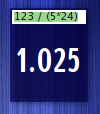

This chart was generated by the following Python code:
#!/usr/bin/python

from __future__ import division # this makes the division operator always return a float
import gtk
import pango
import cairo
from optparse import OptionParser

MAX_FONTSIZE = 40
MIN_FONTSIZE = 7

VERSION = "0.1"
APP_NAME = "RCW"
AUTHORS = ["Ryan Roemmich <ryan@roemmich.org>"]
WEBSITE = "http://github.com/ralfonso/rcw/tree/"


class RCW(object):
    def __init__(self,options):
        self.options = options
        self.window = gtk.Window()

        self.window.connect("delete_event", self.delete_event)
        self.window.connect('expose-event', self.expose)
        self.window.connect('screen-changed', self.screen_changed)
        self.window.set_resizable(False)

        self.window.set_type_hint(gtk.gdk.WINDOW_TYPE_HINT_UTILITY)
        self.window.set_decorated(False)
        self.window.set_skip_taskbar_hint(True)
        self.window.set_skip_pager_hint(True)
        self.window.set_app_paintable(True)

        try:
            self.bg_rgb = gtk.gdk.color_parse(self.options.bgcolor)
        except ValueError:
            if options.debug:
                print "unable to parse bgcolor name, setting background to black"
            self.bg_rgb = gtk.gdk.color_parse('#000000')

        self.window.modify_bg(gtk.STATE_NORMAL,self.bg_rgb)

        self.vbox = gtk.VBox()
        self.window.add(self.vbox)

        self.entry = CalcEntry('0123456789+-/*. ()',max=100)
        self.entry.set_width_chars(10)
        self.entry.connect("activate", self.enter_callback, self.entry)
        self.entry.set_has_frame(False)
        self.vbox.pack_start(self.entry,expand=False,fill=False)

        self.label = gtk.Label()
        self.label.set_use_markup(True)
        self.font_desc = pango.FontDescription("%s %s" % (self.options.font,MAX_FONTSIZE))
        markup = '<span font_desc="%s" color="%s">%s</span>' % (self.font_desc,self.options.text_color,0)
        self.label.set_markup(markup)
        self.label.set_alignment(0.5,0.5)
        self.label.set_justify(gtk.JUSTIFY_CENTER)

        # we have to put the label in an event box in case we want to trap events
        self.ebox = gtk.EventBox()         
        self.ebox.set_events(gtk.gdk.BUTTON_PRESS_MASK)
        self.ebox.connect("button_press_event",self.mouse_press)
        self.ebox.set_visible_window(False)
        self.ebox.add(self.label)
        self.vbox.pack_start(self.ebox,expand=True,padding=5)

        # run this once to set the colormap
        self.screen_changed(self.window)

        ## Menu
        self.popup_menu = gtk.Menu()
        menuitem = gtk.ImageMenuItem (gtk.STOCK_ABOUT)
        menuitem.connect("activate", self.about)
        self.popup_menu.add(menuitem)
        menuitem = gtk.ImageMenuItem (gtk.STOCK_QUIT)
        menuitem.connect("activate", gtk.main_quit)
        self.popup_menu.add(menuitem)
        self.popup_menu.show_all()

        if self.options.stick:
            self.window.stick()

        self.window.set_border_width(2)


    def position(self):
        edge = self.options.edge.split('_')
        edge_gap_x = self.options.edge_gap_x
        edge_gap_y = self.options.edge_gap_y

        width, height = self.window.get_size()

        if edge[0] == 'top':
            y = edge_gap_y
        else:
            y = gtk.gdk.screen_height() - height - edge_gap_y

        if edge[1] == 'left':
            x = edge_gap_x
        elif edge[1] == 'center':
            x = (gtk.gdk.screen_width() - width) / 2
        else:
            x = gtk.gdk.screen_width() - width - edge_gap_x

        self.window.move(x, y)

    def expose(self, widget, event=None):
        # signal handler for expose. called every time the window needs to be redrawn. with alpha!

        cr = self.window.window.cairo_create()
        if self.window.is_composited() == True and self.options.opacity < 100:
            #cairo colors need to be between 0 and 1
            red = float(self.bg_rgb.red) / 256 / 256
            green = float(self.bg_rgb.green) / 256 / 256
            blue = float(self.bg_rgb.blue) / 256 / 256

            cr.set_source_rgba(red,green,blue,float(self.options.opacity)/100)
            # Draw the background
            cr.set_operator(cairo.OPERATOR_SOURCE)
            cr.paint()

        return False

    def show(self):
        self.window.show_all()
        self.width,self.height = self.window.get_size()
        self.window.set_geometry_hints(None,min_height=self.height)

    def delete_event(self, widget, event, data=None):
        gtk.main_quit()
        return False

    def screen_changed(self, widget, old_screen=None):
        # dunno if we need to do this every time.
        screen = widget.get_screen()
        colormap = screen.get_rgba_colormap()
        if colormap == None:
            colormap = screen.get_rgb_colormap()

        widget.set_colormap(colormap)
        return False

    def enter_callback(self,widget,entry):
        # signal handler for when the user presses enter

        text = entry.get_text()
        try:
            # we can run eval() here because user input can ALWAYS be trusted, right?  right?
            result = eval(text)
        except SyntaxError:
            return

        # get a pango context for the label and test the size for the new result
        # if it's too wide for the window, continue to make the font smaller until it fits
        context = self.label.get_pango_context()
        layout = pango.Layout(context)

        for point_size in reversed(range(MIN_FONTSIZE,MAX_FONTSIZE+1)):
            self.font_desc.set_size(point_size * pango.SCALE)

            markup = '<span font_desc="%s" color="%s">%s</span>' % (self.font_desc,self.options.text_color,result)
            layout.set_markup(markup)
            width,height = layout.get_pixel_size()

            # 20% fudge factor
            if float(width) * 1.2 <= self.width:
                break

        self.label.set_markup(markup)

        #always highlight the entire expression after the user presses enter
        self.entry.select_region(0,-1)

    def mouse_press(self,window,event):
        if event.button == 3:
            self.popup_menu.popup(None, None, None, event.button, event.time)

    def about(self, widget=None, data=None):
        dlg = gtk.AboutDialog()
        dlg.set_version(VERSION)
        dlg.set_name(APP_NAME)

        dlg.set_authors(AUTHORS)
        dlg.set_website(WEBSITE)

        def close(w, res):
            if res == gtk.RESPONSE_CANCEL:
                w.hide()

        dlg.connect("response", close)
        dlg.show()       

class CalcEntry(gtk.Entry):
    def __init__(self, allowed_chars,**kwargs):
        gtk.Entry.__init__(self,**kwargs)
        self.allowed_chars = allowed_chars
        self.connect("changed", self.check_char, None)

    def check_char(self, widget, string, *args):
        """signal handler for any sort of input.  we have to check the entire expression rather 
           than just the last character because the user might have copy/pasted 
           something like 'gtk.main_quit()' ;) """

        for pos,char in enumerate(widget.get_chars(0,-1)):
            if char not in self.allowed_chars:
                widget.select_region(pos, pos + 1)
                widget.delete_selection()

def main():
    edges = [ 'top_left', 'top_center', 'top_right', 'bottom_left', 'bottom_center', 'bottom_right' ] 

    usage = "usage: %prog [options]"
    parser = OptionParser(usage=usage)

    parser.add_option('-f','--font',dest='font',
                      help="select the font to use for the display. ex: 'bitstream vera sans','monospace','sans'",
                      default="sans")
                          
    parser.add_option('--bgcolor',dest='bgcolor',default='#050050',
                          help='set the background color')
    parser.add_option('--color',dest='text_color',default='white',                          
                          help='set the text color')
    parser.add_option('-o','--opacity',dest='opacity',type="int",default=100,
                          help='set the opacity between 0 and 100')
    parser.add_option('-d', "--debug", dest="debug",action="store_true",
                          help="print extra info",default=False)
    parser.add_option('-s','--stick',dest='stick',action='store_true',default=False,
                          help='make window sticky (display on all desktops)')
    parser.add_option('--edge',dest="edge",default='top_right',choices=edges,
                      help='where to place the window "{top,bottom}_{left,center,right}"')
    parser.add_option('--gapx',dest='edge_gap_x',
                      help="horizontal spacing from the edge",default=0,type="int")
    parser.add_option('--gapy',dest='edge_gap_y',
                      help="vertical spacing from the edge",default=0,type="int")

    (options, args) = parser.parse_args()

    rcw = RCW(options)
    gtk.gdk.error_trap_push()

    rcw.position()
    rcw.show()
    gtk.main()  

if __name__ == '__main__':
    main()
